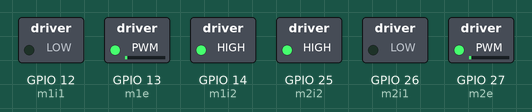
A sketch run on a simulated ESP32. On the bench: switched loads named in the sketch (green lamp = pin HIGH).

Above: at 0.15 s.
At 9.39 s:
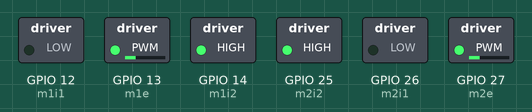
At 19.44 s:
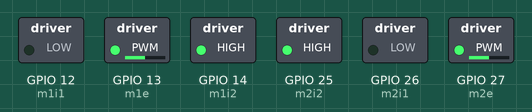
At 29.19 s:
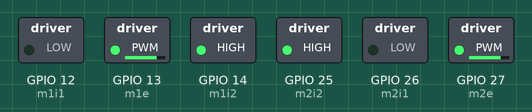
At 38.9 s:
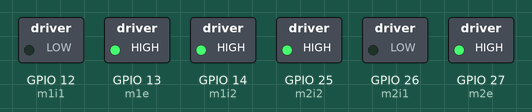
Timing chart, 0 to 40.0 s (numbered marks = the images above):
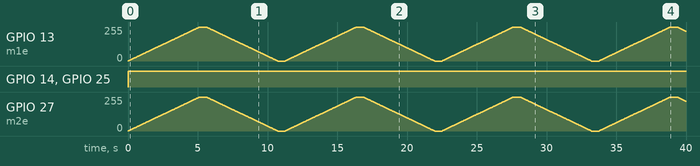

The sketch:

esp32_motor_test.ino
```cpp
#include <Wire.h>

// Motor control pins
int m2i1 = 26;
int m2i2 = 25;
int m2e  = 27;
int m1i1 = 12;
int m1i2 = 14;
int m1e  = 13;

const int pwmFreq = 5000;
const int pwmResolution = 8;

void setup() {
  pinMode(m1i1, OUTPUT);
  pinMode(m1i2, OUTPUT);
  pinMode(m2i1, OUTPUT);
  pinMode(m2i2, OUTPUT);

  // Initialize PWM on motor enable pins
  ledcAttach(m1e, pwmFreq, pwmResolution);
  ledcAttach(m2e, pwmFreq, pwmResolution);

  Serial.begin(9600);
}

void loop() {
  // Set motor directions
  digitalWrite(m2i1, LOW);
  digitalWrite(m2i2, HIGH);
  digitalWrite(m1i1, LOW);
  digitalWrite(m1i2, HIGH);

  // Run motors at full speed (255 max for 8-bit resolution)

  for(int i = 0; i <= 255; i++)
  {
    ledcWrite(m1e, i);
    ledcWrite(m2e, i);

    delay(20);  // Run motors for 2 seconds
  }

  delay(500);

  for(int i = 255; i >= 0; i--)
  {
    ledcWrite(m1e, i);
    ledcWrite(m2e, i);

    delay(20);  // Run motors for 2 seconds
  }

  delay(500);
}
```

Measured:
- by itself, GPIO 14 (m1i2), GPIO 25 (m2i2): LOW → HIGH at 0.00 s
